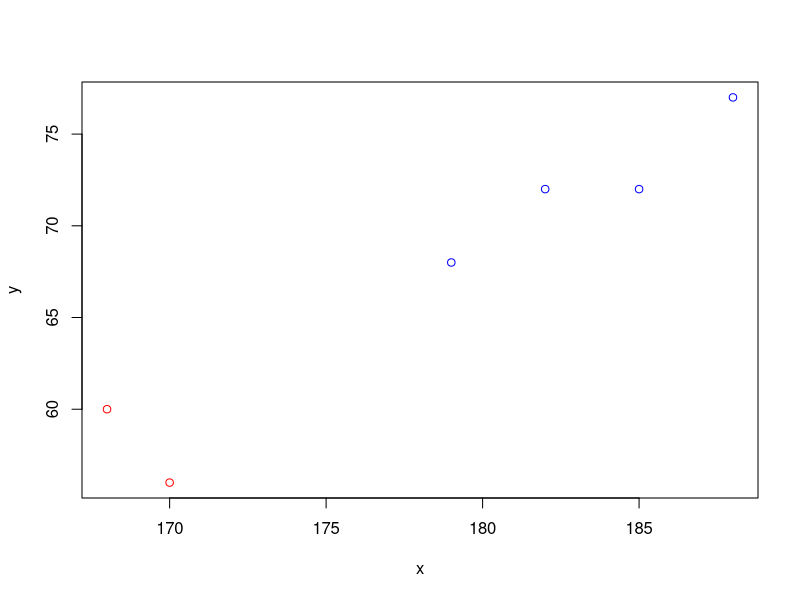

Here is the R script that generated this plot:
library(cluster)
library(ggplot2)

x<-c(185,170,168,179,182,188)
y<-c(72,56,60,68,72,77)
clsample<-data.frame(x,y)
clsample
dim(clsample)
clsample1<-data.matrix(clsample)
clsample1
cldata<-clsample1[,1:2]
cldata
#Elbow Curve
wss<-vector(mode="numeric",length=6)
wss


km=kmeans(cldata,2,nstart=10)
km
km$cluster
km$centers
km$withinss
km$betweenss
km$totss

#Visualizing clusters

plot(cldata[km$cluster ==1,],col="red",xlim=c(min(cldata[,1]),max(cldata[,1])),ylim=c(min(cldata[,2]),max(cldata[,2])))
points(cldata[km$cluster == 2,],col="blue")


